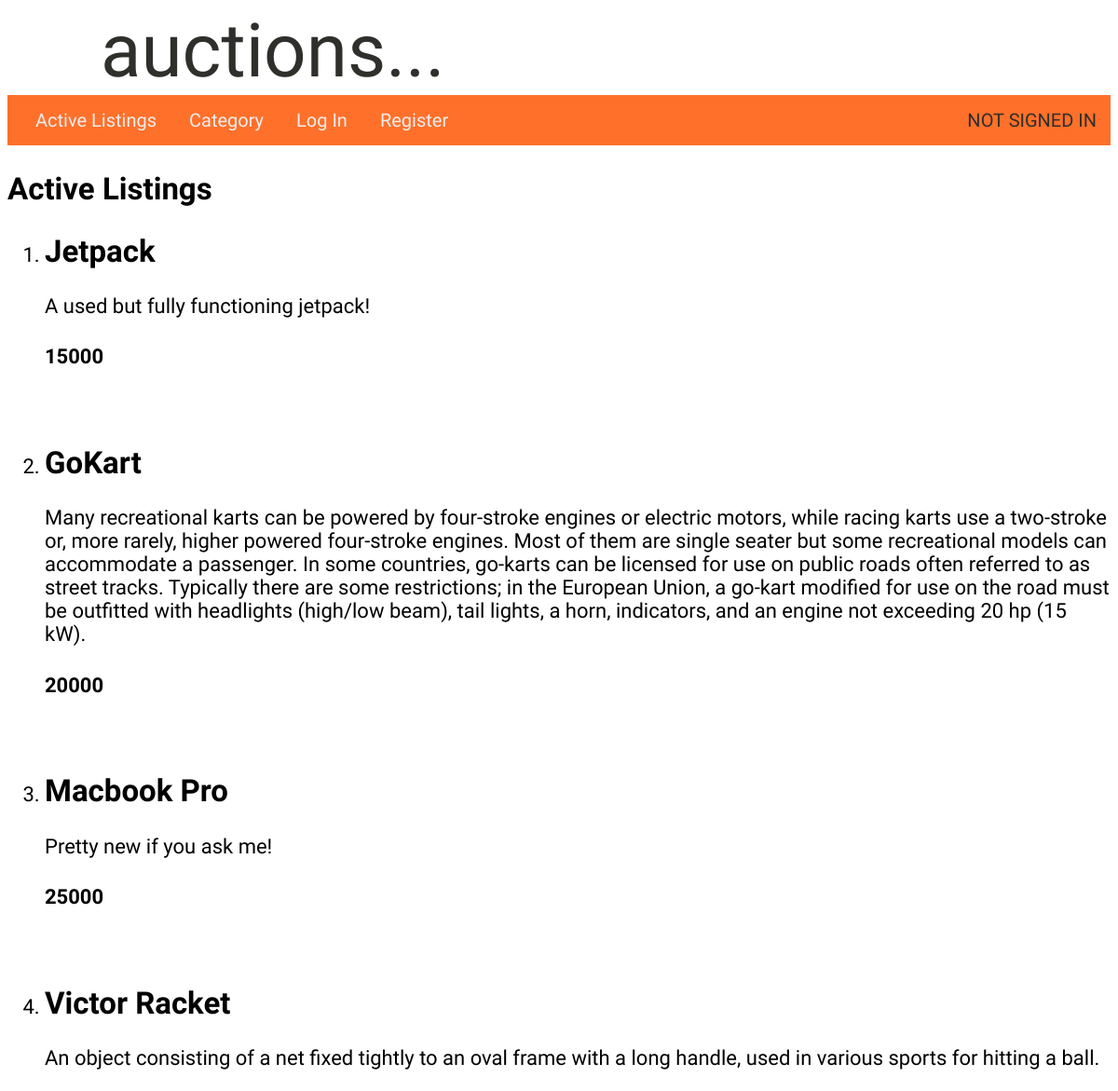
The app's page / (upper part), older data.
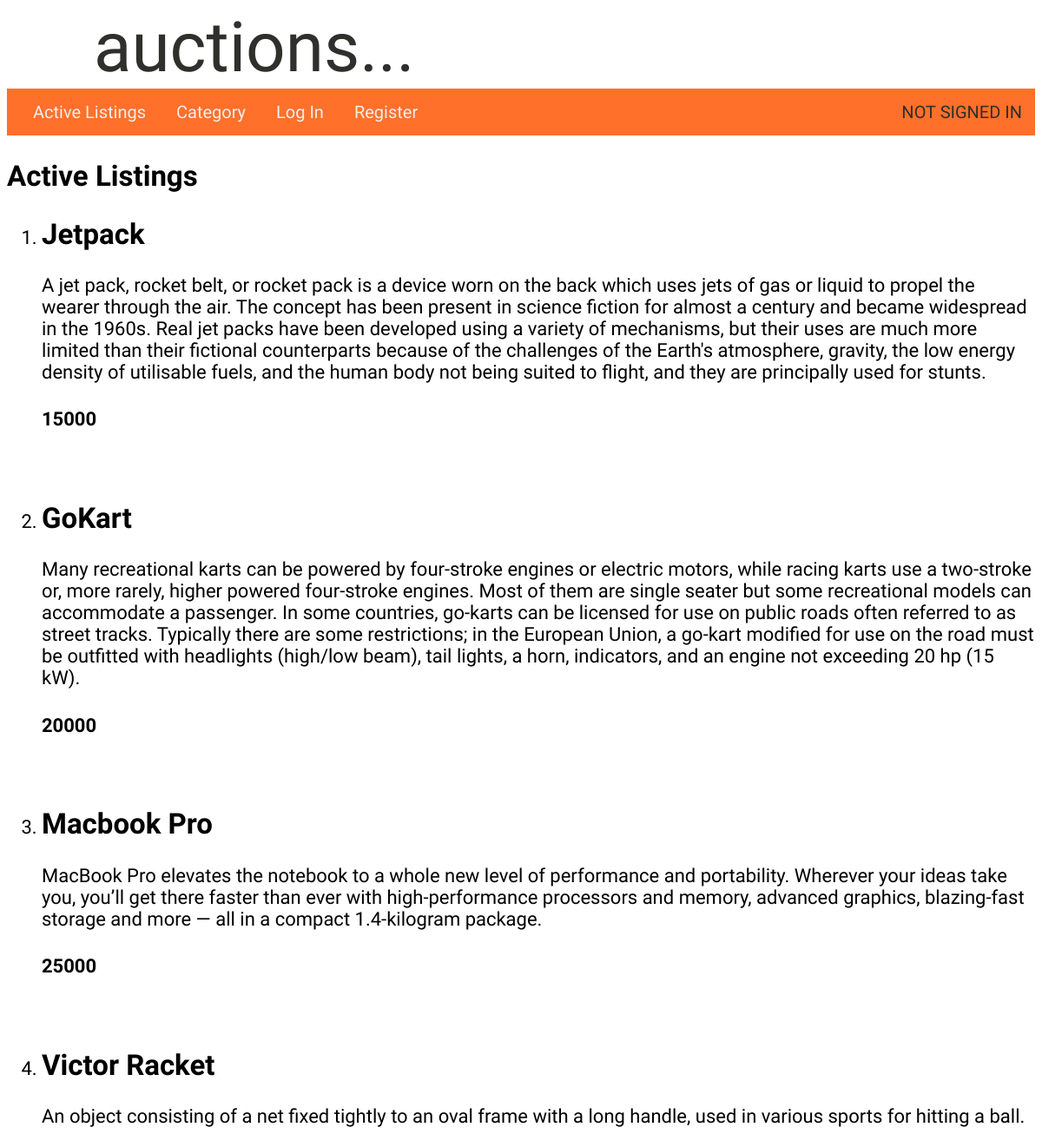
The same page, newer data.
### auctions/models.py (models this page shows, shortened)
class Listing(models.Model):
    title = models.CharField(max_length=64)
    description = models.CharField(max_length=1024, blank=True)
    basePrice = models.DecimalField(max_digits=7, decimal_places=0)
    photo = models.URLField(blank=True)
    options=[
        'fashion',
        'beauty',
        'appliances',
        'automotive',
        'collectibles',
        'music',
        'electronics',
        'furniture',
        'kitchen',
        'jewelry',
        'software',
        'toys'
    ]
    category = models.CharField(max_length=64, choices=[(option, option.capitalize()) for option in options])
    seller = models.ForeignKey(User, on_delete=models.SET_DEFAULT, related_name="listings", default=None)
    active = models.BooleanField(default=True)
    winner = models.ForeignKey(User, on_delete=models.SET_DEFAULT, related_name="winnings", default=None, blank=True, null=True)
    users_watching = models.ManyToManyField(User, blank=True, related_name="watchlist")
    created = models.DateTimeField(auto_now_add=True)

### auctions/views.py (the view)
# urls.py: path("", views.index, name="index"),
def index(request):
    listings = Listing.objects.all()
    activeListings = [listing for listing in listings if listing.active is True]
    hotPrices = []
    for listing in activeListings:
        listing.hotPrice = hotprice(listing)
    return render(request, "auctions/index.html", {
        "listings": activeListings
    })

### auctions/views.py (called while the page is built)
def hotprice(listing):
    if listing.bids.count() == 0:
        return listing.basePrice
    else:
        maxBid = listing.bids.first()
        for bid in listing.bids.all():
            if bid.amount > maxBid.amount:
                maxBid = bid
        return maxBid.amount

### auctions/templates/auctions/index.html (shortened to what this page needs)
{% extends "auctions/layout.html" %}
{% block body %}
    <h2>Active Listings</h2>
    <ol>
    {% for listing in listings %}
        <li><div>
            <h2>{{ listing.title }}</h2>
            <p>{{ listing.description }}</p>
            <h4>{{ listing.basePrice }}</h4>
        </div></li>
    {% endfor %}
    </ol>
{% endblock %}

Row changes from the older to the newer data that the page shows:
changed Listing "Jetpack": description "A used but fully functioning jetpack!" → "A jet pack, rocket belt, or rocket pack is a device worn on the back which uses jets of gas or liquid to propel the wearer through the air. The concept has been present in science fiction for almost a century and became widespread in the 1960s. Real jet packs have been developed using a variety of mechanisms, but their uses are much more limited than their fictional counterparts because of the challenges of the Earth's atmosphere, gravity, the low energy density of utilisable fuels, and the human body not being suited to flight, and they are principally used for stunts."
changed Listing "Macbook Pro": description "Pretty new if you ask me!" → "MacBook Pro elevates the notebook to a whole new level of performance and portability. Wherever your ideas take you, you’ll get there faster than ever with high‑performance processors and memory, advanced graphics, blazing‑fast storage and more — all in a compact 1.4-kilogram package."
